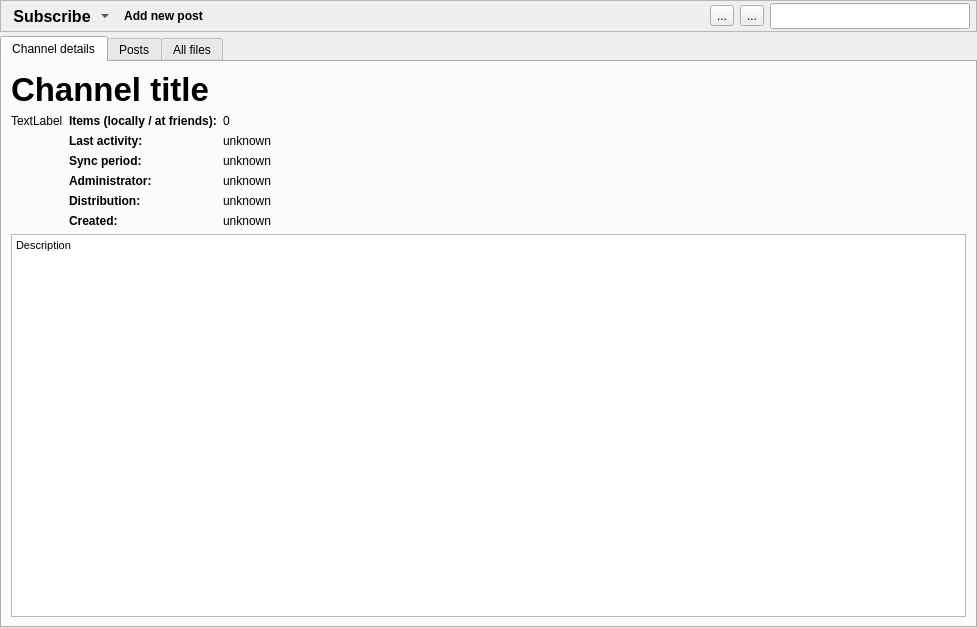
<?xml version="1.0" encoding="UTF-8"?>
<ui version="4.0">
 <class>GxsChannelPostsWidgetWithModel</class>
 <widget class="QWidget" name="GxsChannelPostsWidgetWithModel">
  <property name="geometry">
   <rect>
    <x>0</x>
    <y>0</y>
    <width>977</width>
    <height>628</height>
   </rect>
  </property>
  <layout class="QVBoxLayout" name="verticalLayout_2">
   <property name="spacing">
    <number>4</number>
   </property>
   <property name="leftMargin">
    <number>0</number>
   </property>
   <property name="topMargin">
    <number>0</number>
   </property>
   <property name="rightMargin">
    <number>0</number>
   </property>
   <property name="bottomMargin">
    <number>0</number>
   </property>
   <item>
    <widget class="QFrame" name="toolBarFrame">
     <property name="frameShape">
      <enum>QFrame::StyledPanel</enum>
     </property>
     <property name="frameShadow">
      <enum>QFrame::Raised</enum>
     </property>
     <layout class="QHBoxLayout" name="horizontalLayout_2">
      <property name="leftMargin">
       <number>4</number>
      </property>
      <property name="topMargin">
       <number>2</number>
      </property>
      <property name="rightMargin">
       <number>6</number>
      </property>
      <property name="bottomMargin">
       <number>2</number>
      </property>
      <item>
       <widget class="SubscribeToolButton" name="subscribeToolButton">
        <property name="sizePolicy">
         <sizepolicy hsizetype="Fixed" vsizetype="Preferred">
          <horstretch>0</horstretch>
          <verstretch>0</verstretch>
         </sizepolicy>
        </property>
        <property name="font">
         <font>
          <pointsize>12</pointsize>
          <weight>75</weight>
          <bold>true</bold>
         </font>
        </property>
        <property name="text">
         <string notr="true">Subscribe</string>
        </property>
        <property name="iconSize">
         <size>
          <width>16</width>
          <height>16</height>
         </size>
        </property>
        <property name="popupMode">
         <enum>QToolButton::MenuButtonPopup</enum>
        </property>
        <property name="toolButtonStyle">
         <enum>Qt::ToolButtonTextBesideIcon</enum>
        </property>
        <property name="autoRaise">
         <bool>true</bool>
        </property>
       </widget>
      </item>
      <item>
       <widget class="QToolButton" name="postButton">
        <property name="font">
         <font>
          <weight>75</weight>
          <bold>true</bold>
         </font>
        </property>
        <property name="focusPolicy">
         <enum>Qt::NoFocus</enum>
        </property>
        <property name="toolTip">
         <string>Post to Channel</string>
        </property>
        <property name="text">
         <string>Add new post</string>
        </property>
        <property name="icon">
         <iconset resource="../icons.qrc">
          <normaloff>:/icons/png/add.png</normaloff>:/icons/png/add.png</iconset>
        </property>
        <property name="iconSize">
         <size>
          <width>32</width>
          <height>16</height>
         </size>
        </property>
        <property name="toolButtonStyle">
         <enum>Qt::ToolButtonTextBesideIcon</enum>
        </property>
        <property name="autoRaise">
         <bool>true</bool>
        </property>
       </widget>
      </item>
      <item>
       <spacer name="horizontalSpacer">
        <property name="orientation">
         <enum>Qt::Horizontal</enum>
        </property>
        <property name="sizeType">
         <enum>QSizePolicy::MinimumExpanding</enum>
        </property>
        <property name="sizeHint" stdset="0">
         <size>
          <width>0</width>
          <height>0</height>
         </size>
        </property>
       </spacer>
      </item>
      <item>
       <widget class="QToolButton" name="showUnread_TB">
        <property name="text">
         <string>...</string>
        </property>
        <property name="checkable">
         <bool>true</bool>
        </property>
       </widget>
      </item>
      <item>
       <widget class="QToolButton" name="viewType_TB">
        <property name="text">
         <string>...</string>
        </property>
        <property name="checkable">
         <bool>false</bool>
        </property>
       </widget>
      </item>
      <item>
       <layout class="QHBoxLayout" name="viewModeLayout">
        <property name="spacing">
         <number>0</number>
        </property>
       </layout>
      </item>
      <item>
       <widget class="LineEditClear" name="filterLineEdit">
        <property name="sizePolicy">
         <sizepolicy hsizetype="Preferred" vsizetype="Preferred">
          <horstretch>0</horstretch>
          <verstretch>0</verstretch>
         </sizepolicy>
        </property>
        <property name="minimumSize">
         <size>
          <width>200</width>
          <height>0</height>
         </size>
        </property>
        <property name="maximumSize">
         <size>
          <width>200</width>
          <height>16777215</height>
         </size>
        </property>
        <property name="toolTip">
         <string>Search channels</string>
        </property>
        <property name="frame">
         <bool>true</bool>
        </property>
       </widget>
      </item>
     </layout>
    </widget>
   </item>
   <item>
    <widget class="QTabWidget" name="channel_TW">
     <property name="currentIndex">
      <number>0</number>
     </property>
     <widget class="QWidget" name="tab_3">
      <attribute name="title">
       <string>Channel details</string>
      </attribute>
      <layout class="QVBoxLayout" name="verticalLayout">
       <item>
        <widget class="ElidedLabel" name="channelName_LB">
         <property name="font">
          <font>
           <pointsize>25</pointsize>
           <weight>75</weight>
           <bold>true</bold>
          </font>
         </property>
         <property name="text">
          <string>Channel title</string>
         </property>
        </widget>
       </item>
       <item>
        <layout class="QHBoxLayout" name="horizontalLayout_3">
         <item>
          <widget class="QLabel" name="logoLabel">
           <property name="text">
            <string>TextLabel</string>
           </property>
           <property name="scaledContents">
            <bool>true</bool>
           </property>
           <property name="alignment">
            <set>Qt::AlignLeading|Qt::AlignLeft|Qt::AlignTop</set>
           </property>
          </widget>
         </item>
         <item>
          <layout class="QGridLayout" name="gridLayout">
           <item row="4" column="1" colspan="2">
            <widget class="QLabel" name="label_3">
             <property name="font">
              <font>
               <weight>75</weight>
               <bold>true</bold>
              </font>
             </property>
             <property name="text">
              <string>Distribution:</string>
             </property>
            </widget>
           </item>
           <item row="0" column="3">
            <widget class="QLabel" name="infoPosts">
             <property name="toolTip">
              <string>&lt;html&gt;&lt;head/&gt;&lt;body&gt;&lt;p&gt;Includes all posts, comments and votes. This number is progressively updated when new friend connect. The local vs. at friends difference may indicate that you would get older posts by increasing the synchronization period.&lt;/p&gt;&lt;/body&gt;&lt;/html&gt;</string>
             </property>
             <property name="text">
              <string notr="true">0</string>
             </property>
            </widget>
           </item>
           <item row="3" column="3">
            <widget class="GxsIdLabel" name="infoAdministrator">
             <property name="text">
              <string>unknown</string>
             </property>
             <property name="openExternalLinks">
              <bool>true</bool>
             </property>
            </widget>
           </item>
           <item row="1" column="3">
            <widget class="QLabel" name="infoLastPost">
             <property name="toolTip">
              <string>&lt;html&gt;&lt;head/&gt;&lt;body&gt;&lt;p&gt;This includes posts, comments to posts and votes to comments.&lt;/p&gt;&lt;/body&gt;&lt;/html&gt;</string>
             </property>
             <property name="text">
              <string notr="true">unknown</string>
             </property>
            </widget>
           </item>
           <item row="4" column="3">
            <widget class="QLabel" name="infoDistribution">
             <property name="text">
              <string>unknown</string>
             </property>
            </widget>
           </item>
           <item row="1" column="1" colspan="2">
            <widget class="QLabel" name="infoLastPostLabel">
             <property name="sizePolicy">
              <sizepolicy hsizetype="Maximum" vsizetype="Preferred">
               <horstretch>0</horstretch>
               <verstretch>0</verstretch>
              </sizepolicy>
             </property>
             <property name="font">
              <font>
               <weight>75</weight>
               <bold>true</bold>
              </font>
             </property>
             <property name="toolTip">
              <string>&lt;html&gt;&lt;head/&gt;&lt;body&gt;&lt;p&gt;This includes posts, comments to posts and votes to comments.&lt;/p&gt;&lt;/body&gt;&lt;/html&gt;</string>
             </property>
             <property name="text">
              <string>Last activity:</string>
             </property>
            </widget>
           </item>
           <item row="3" column="1" colspan="2">
            <widget class="QLabel" name="label">
             <property name="font">
              <font>
               <weight>75</weight>
               <bold>true</bold>
              </font>
             </property>
             <property name="text">
              <string>Administrator:</string>
             </property>
            </widget>
           </item>
           <item row="0" column="1" colspan="2">
            <widget class="QLabel" name="infoPostsLabel">
             <property name="sizePolicy">
              <sizepolicy hsizetype="Maximum" vsizetype="Preferred">
               <horstretch>0</horstretch>
               <verstretch>0</verstretch>
              </sizepolicy>
             </property>
             <property name="font">
              <font>
               <weight>75</weight>
               <bold>true</bold>
              </font>
             </property>
             <property name="toolTip">
              <string>&lt;html&gt;&lt;head/&gt;&lt;body&gt;&lt;p&gt;Includes all posts, comments and votes. This number is progressively updated when new friend connect. The local vs. at friends difference may indicate that you would get older posts by increasing the synchronization period.&lt;/p&gt;&lt;/body&gt;&lt;/html&gt;</string>
             </property>
             <property name="text">
              <string>Items (locally / at friends):</string>
             </property>
            </widget>
           </item>
           <item row="5" column="3">
            <widget class="QLabel" name="infoCreated">
             <property name="text">
              <string>unknown</string>
             </property>
            </widget>
           </item>
           <item row="5" column="1" colspan="2">
            <widget class="QLabel" name="label_2">
             <property name="font">
              <font>
               <weight>75</weight>
               <bold>true</bold>
              </font>
             </property>
             <property name="text">
              <string>Created:</string>
             </property>
            </widget>
           </item>
           <item row="2" column="1">
            <widget class="QLabel" name="syncPeriodTitleLabel">
             <property name="font">
              <font>
               <weight>75</weight>
               <bold>true</bold>
              </font>
             </property>
             <property name="text">
              <string>Sync period:</string>
             </property>
            </widget>
           </item>
           <item row="2" column="3">
            <widget class="QLabel" name="infoSyncTimeLabel">
             <property name="text">
              <string>unknown</string>
             </property>
            </widget>
           </item>
          </layout>
         </item>
         <item>
          <spacer name="horizontalSpacer_3">
           <property name="orientation">
            <enum>Qt::Horizontal</enum>
           </property>
           <property name="sizeHint" stdset="0">
            <size>
             <width>40</width>
             <height>20</height>
            </size>
           </property>
          </spacer>
         </item>
        </layout>
       </item>
       <item>
        <widget class="RSTextBrowser" name="infoDescription">
         <property name="html">
          <string notr="true">&lt;!DOCTYPE HTML PUBLIC &quot;-//W3C//DTD HTML 4.0//EN&quot; &quot;http://www.w3.org/TR/REC-html40/strict.dtd&quot;&gt;
&lt;html&gt;&lt;head&gt;&lt;meta name=&quot;qrichtext&quot; content=&quot;1&quot; /&gt;&lt;style type=&quot;text/css&quot;&gt;
p, li { white-space: pre-wrap; }
&lt;/style&gt;&lt;/head&gt;&lt;body style=&quot; font-family:'MS Shell Dlg 2'; font-size:13pt; font-weight:400; font-style:normal;&quot;&gt;
&lt;p style=&quot; margin-top:0px; margin-bottom:0px; margin-left:0px; margin-right:0px; -qt-block-indent:0; text-indent:0px;&quot;&gt;&lt;span style=&quot; font-family:'MS Shell Dlg 2'; font-size:8pt;&quot;&gt;Description&lt;/span&gt;&lt;/p&gt;&lt;/body&gt;&lt;/html&gt;</string>
         </property>
         <property name="textInteractionFlags">
          <set>Qt::LinksAccessibleByMouse|Qt::TextSelectableByMouse</set>
         </property>
         <property name="openExternalLinks">
          <bool>true</bool>
         </property>
         <property name="openLinks">
          <bool>true</bool>
         </property>
        </widget>
       </item>
      </layout>
     </widget>
     <widget class="QWidget" name="tab_4">
      <attribute name="title">
       <string>Posts</string>
      </attribute>
      <layout class="QHBoxLayout" name="horizontalLayout">
       <property name="bottomMargin">
        <number>0</number>
       </property>
       <item>
        <widget class="QSplitter" name="splitter">
         <property name="orientation">
          <enum>Qt::Vertical</enum>
         </property>
         <widget class="RSTreeView" name="postsTree">
          <property name="contextMenuPolicy">
           <enum>Qt::CustomContextMenu</enum>
          </property>
          <property name="toolTip">
           <string>&lt;html&gt;&lt;head/&gt;&lt;body&gt;&lt;p&gt;Click to view post. &lt;/p&gt;&lt;p&gt;Use Ctrl+mouse wheel &lt;/p&gt;&lt;p&gt;to zoom/unzoom.&lt;/p&gt;&lt;/body&gt;&lt;/html&gt;</string>
          </property>
          <property name="sizeAdjustPolicy">
           <enum>QAbstractScrollArea::AdjustToContents</enum>
          </property>
          <property name="selectionBehavior">
           <enum>QAbstractItemView::SelectItems</enum>
          </property>
          <property name="textElideMode">
           <enum>Qt::ElideNone</enum>
          </property>
          <property name="indentation">
           <number>0</number>
          </property>
          <property name="rootIsDecorated">
           <bool>false</bool>
          </property>
          <property name="itemsExpandable">
           <bool>false</bool>
          </property>
          <property name="wordWrap">
           <bool>true</bool>
          </property>
          <property name="headerHidden">
           <bool>true</bool>
          </property>
          <attribute name="headerStretchLastSection">
           <bool>false</bool>
          </attribute>
         </widget>
         <widget class="QTabWidget" name="details_TW">
          <property name="font">
           <font>
            <kerning>true</kerning>
           </font>
          </property>
          <property name="currentIndex">
           <number>0</number>
          </property>
          <widget class="QWidget" name="tab">
           <attribute name="title">
            <string>Details</string>
           </attribute>
           <layout class="QHBoxLayout" name="horizontalLayout_4">
            <item>
             <layout class="QVBoxLayout" name="verticalLayout_3">
              <item>
               <widget class="QLabel" name="postLogo_LB">
                <property name="text">
                 <string>TextLabel</string>
                </property>
                <property name="scaledContents">
                 <bool>true</bool>
                </property>
                <property name="alignment">
                 <set>Qt::AlignLeading|Qt::AlignLeft|Qt::AlignTop</set>
                </property>
                <property name="wordWrap">
                 <bool>true</bool>
                </property>
               </widget>
              </item>
              <item>
               <widget class="QLabel" name="postTime_LB">
                <property name="text">
                 <string>TextLabel</string>
                </property>
               </widget>
              </item>
              <item>
               <spacer name="verticalSpacer">
                <property name="orientation">
                 <enum>Qt::Vertical</enum>
                </property>
                <property name="sizeHint" stdset="0">
                 <size>
                  <width>20</width>
                  <height>40</height>
                 </size>
                </property>
               </spacer>
              </item>
              <item>
               <widget class="QPushButton" name="postDAll_PB">
                <property name="text">
                 <string/>
                </property>
                <property name="icon">
                 <iconset resource="../icons.qrc">
                  <normaloff>:/icons/png/download.png</normaloff>:/icons/png/download.png</iconset>
                </property>
               </widget>
              </item>
             </layout>
            </item>
            <item>
             <layout class="QVBoxLayout" name="verticalLayout_6">
              <item>
               <widget class="ElidedLabel" name="postName_LB">
                <property name="font">
                 <font>
                  <weight>75</weight>
                  <bold>true</bold>
                  <kerning>true</kerning>
                 </font>
                </property>
                <property name="text">
                 <string>TextLabel</string>
                </property>
               </widget>
              </item>
              <item>
               <widget class="RSTextBrowser" name="postDetails_TE">
                <property name="openExternalLinks">
                 <bool>true</bool>
                </property>
               </widget>
              </item>
             </layout>
            </item>
           </layout>
          </widget>
          <widget class="QWidget" name="channelPostFiles_tab">
           <attribute name="title">
            <string>Files</string>
           </attribute>
           <layout class="QVBoxLayout" name="verticalLayout_4">
            <item>
             <widget class="RSTreeView" name="channelPostFiles_TV">
              <property name="contextMenuPolicy">
               <enum>Qt::CustomContextMenu</enum>
              </property>
              <property name="editTriggers">
               <set>QAbstractItemView::CurrentChanged|QAbstractItemView::SelectedClicked</set>
              </property>
              <property name="alternatingRowColors">
               <bool>true</bool>
              </property>
              <property name="indentation">
               <number>5</number>
              </property>
              <property name="rootIsDecorated">
               <bool>false</bool>
              </property>
             </widget>
            </item>
           </layout>
          </widget>
          <widget class="QWidget" name="tab_2">
           <attribute name="title">
            <string>Comments</string>
           </attribute>
           <layout class="QHBoxLayout" name="horizontalLayout_5">
            <property name="leftMargin">
             <number>0</number>
            </property>
            <property name="topMargin">
             <number>0</number>
            </property>
            <property name="rightMargin">
             <number>0</number>
            </property>
            <property name="bottomMargin">
             <number>0</number>
            </property>
            <item>
             <widget class="GxsCommentDialog" name="commentsDialog" native="true"/>
            </item>
           </layout>
          </widget>
         </widget>
        </widget>
       </item>
      </layout>
     </widget>
     <widget class="QWidget" name="tab_5">
      <attribute name="title">
       <string>All files</string>
      </attribute>
      <layout class="QVBoxLayout" name="verticalLayout_5">
       <item>
        <widget class="RSTreeView" name="channelFiles_TV">
         <property name="contextMenuPolicy">
          <enum>Qt::CustomContextMenu</enum>
         </property>
         <property name="editTriggers">
          <set>QAbstractItemView::CurrentChanged|QAbstractItemView::SelectedClicked</set>
         </property>
         <property name="rootIsDecorated">
          <bool>false</bool>
         </property>
         <property name="sortingEnabled">
          <bool>true</bool>
         </property>
         <property name="expandsOnDoubleClick">
          <bool>false</bool>
         </property>
        </widget>
       </item>
      </layout>
     </widget>
    </widget>
   </item>
  </layout>
  <action name="actionFeeds">
   <property name="text">
    <string>Feeds</string>
   </property>
  </action>
  <action name="actionFiles">
   <property name="text">
    <string>Files</string>
   </property>
  </action>
 </widget>
 <customwidgets>
  <customwidget>
   <class>LineEditClear</class>
   <extends>QLineEdit</extends>
   <header location="global">gui/common/LineEditClear.h</header>
  </customwidget>
  <customwidget>
   <class>RSTreeView</class>
   <extends>QTreeView</extends>
   <header>gui/common/RSTreeView.h</header>
   <container>1</container>
  </customwidget>
  <customwidget>
   <class>GxsIdLabel</class>
   <extends>QLabel</extends>
   <header>gui/gxs/GxsIdLabel.h</header>
  </customwidget>
  <customwidget>
   <class>ElidedLabel</class>
   <extends>QLabel</extends>
   <header>gui/common/ElidedLabel.h</header>
   <container>1</container>
  </customwidget>
  <customwidget>
   <class>SubscribeToolButton</class>
   <extends>QToolButton</extends>
   <header>gui/common/SubscribeToolButton.h</header>
  </customwidget>
  <customwidget>
   <class>RSTextBrowser</class>
   <extends>QTextBrowser</extends>
   <header>gui/common/RSTextBrowser.h</header>
  </customwidget>
  <customwidget>
   <class>GxsCommentDialog</class>
   <extends>QWidget</extends>
   <header>gui/gxs/GxsCommentDialog.h</header>
   <container>1</container>
  </customwidget>
 </customwidgets>
 <resources>
  <include location="../icons.qrc"/>
 </resources>
 <connections/>
</ui>
